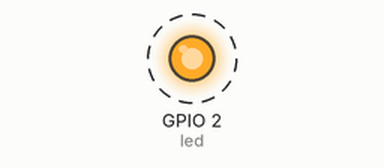
Simulated run of this program. Board: ESP32 board running MicroPython. On the bench: output pins drawn as LEDs (lit = HIGH). Dashed ring = blinking.

Above: at 0.2 s.
Timing chart, 0 to 3.0 s (numbered marks = the images above):
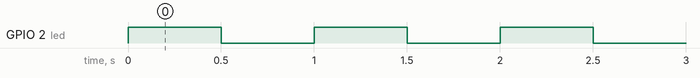

Measured:
- by itself, GPIO 2 (led): alternates HIGH for 0.50 s and LOW for 0.50 s

The program:

blink.py
```python
import utime
import machine

# GPIO2
led  = machine.Pin(2, machine.Pin.OUT)
# blink rate
rate = 500

while True:
        led.value(1)
        utime.sleep_ms(rate)
        led.value(0)
        utime.sleep_ms(rate)
```
